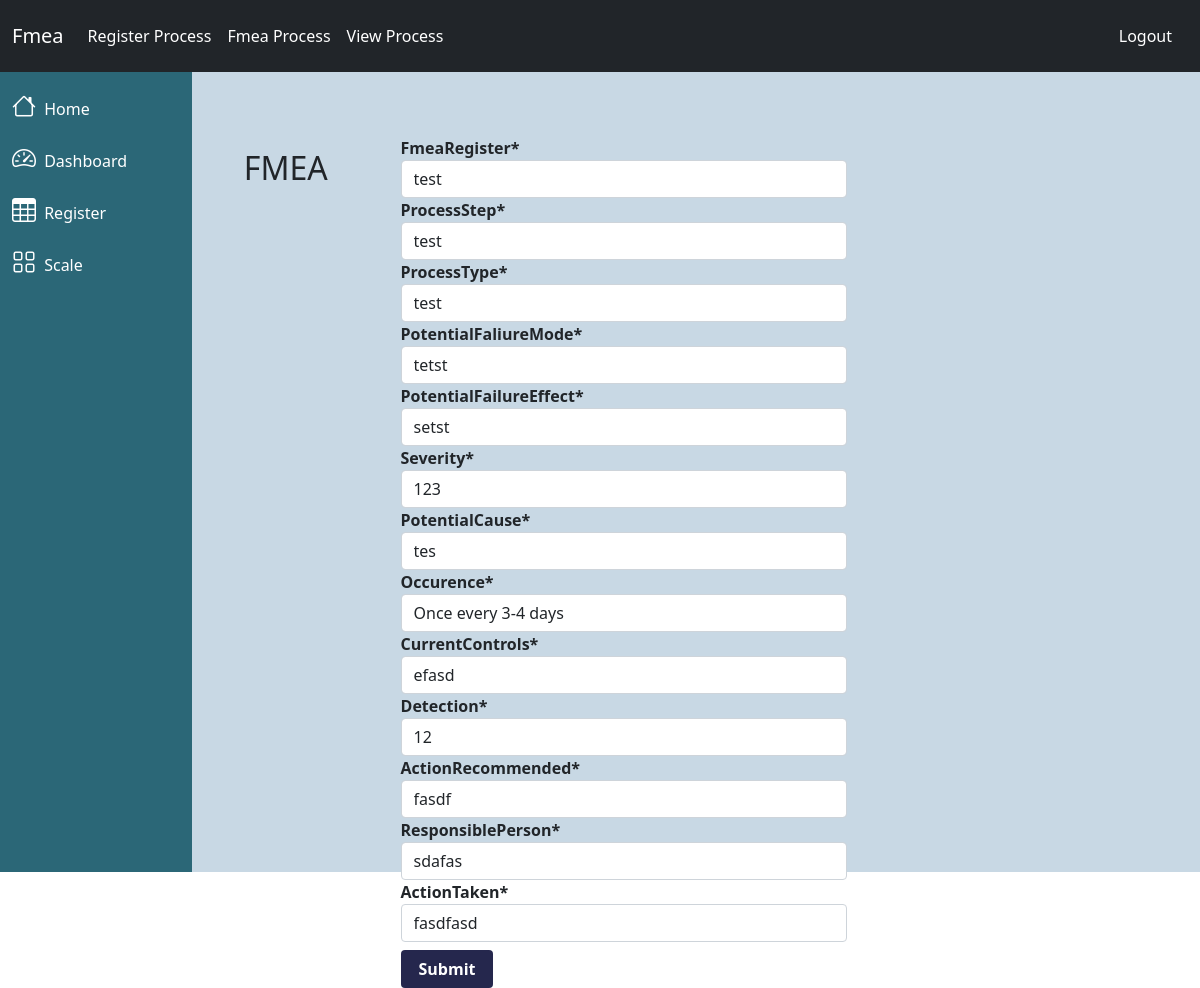
/fmea/update/1, run on an earlier commit of the app's database.
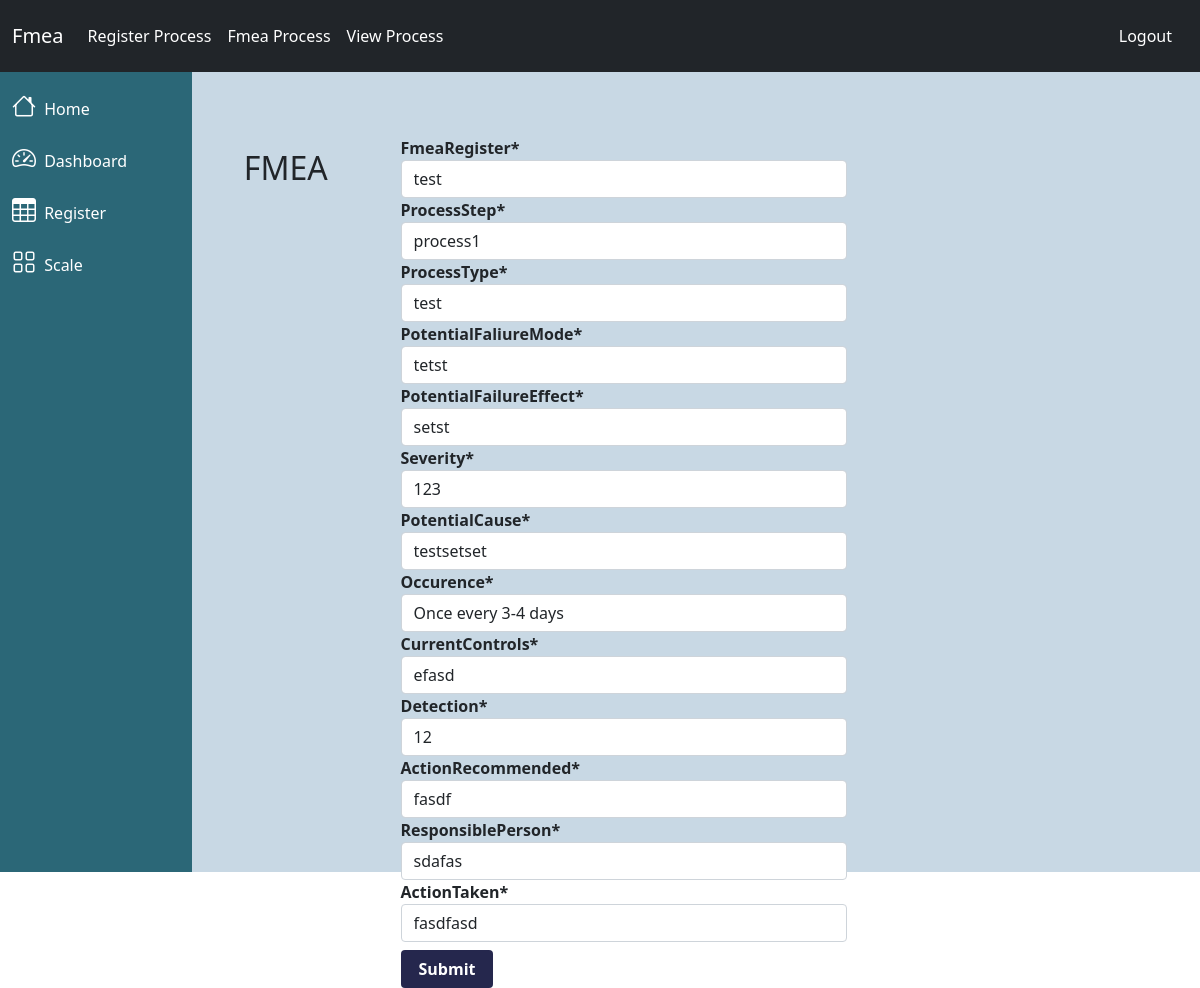
And on a later commit of the database.
### fmea_form/models.py (models this page shows, shortened)
class FmeaProcess(models.Model):
    fmeaRegister= models.ForeignKey(FmeaRegister, on_delete=models.CASCADE)
    processStep= models.CharField(max_length=300)
    processType=models.CharField(max_length=300,null=True)
    potentialFaliureMode= models.CharField(max_length=300)
    potentialFailureEffect= models.CharField(max_length=300)
    severity = models.IntegerField(default=0)
    potentialCause= models.CharField(max_length=300)
    occurence = models.IntegerField(choices=occurance_choices,default=0)
    currentControls= models.CharField(max_length=300)
    detection = models.IntegerField(default=0)
    actionRecommended= models.CharField(max_length=300)
    responsiblePerson= models.CharField(max_length=200)
    actionTaken= models.CharField(max_length=300)

### fmea_form/views.py (the view)
# urls.py: path('update/<int:id>', views.update_process,name="update_fmea"),
def update_process(request,id):
    context ={}
    obj = get_object_or_404(FmeaProcess, id = id)
    form = FmeaForm2(request.POST or None, instance = obj)
    if form.is_valid():
        form.save()
        return redirect('view_fmea')
    context["form"] = form
    return render(request, "update_view.html", context)

### fmea_form/form.py
class FmeaForm2(forms.ModelForm):
    class Meta:
        model =FmeaProcess
        fields="__all__"

### fmea_form/models.py (called while the page is built)
    def __str__(self):
        return self.process

### fmea_form/templates/update_view.html (shortened to what this page needs)
{% extends "base.html" %}
{% load crispy_forms_tags %}
{% block content %}
<br>
<div class="container contact">
<div class="row">
<div class="col-md-3 col-lg-2">
    <div class="contact-info">
        <h2>FMEA</h2>
    </div>
</div>
<div class="col-md-9 col-lg-6">
    <div class="contact-form">
        <form method="POST" action="">
            {{ form|crispy }}
        <div class="form-group mt-2">
            <div class="col-sm-offset-2 col-sm-10">
            <button type="submit" class="btn btn-default">Submit</button>
            </div>
        </div>
    </form>
    </div>
</div>
</div>
</div>
{% endblock %}

What changed in the data, as far as the page shows it:
changed FmeaProcess "test": processStep "test" → "process1"; potentialCause "tes" → "testsetset"
